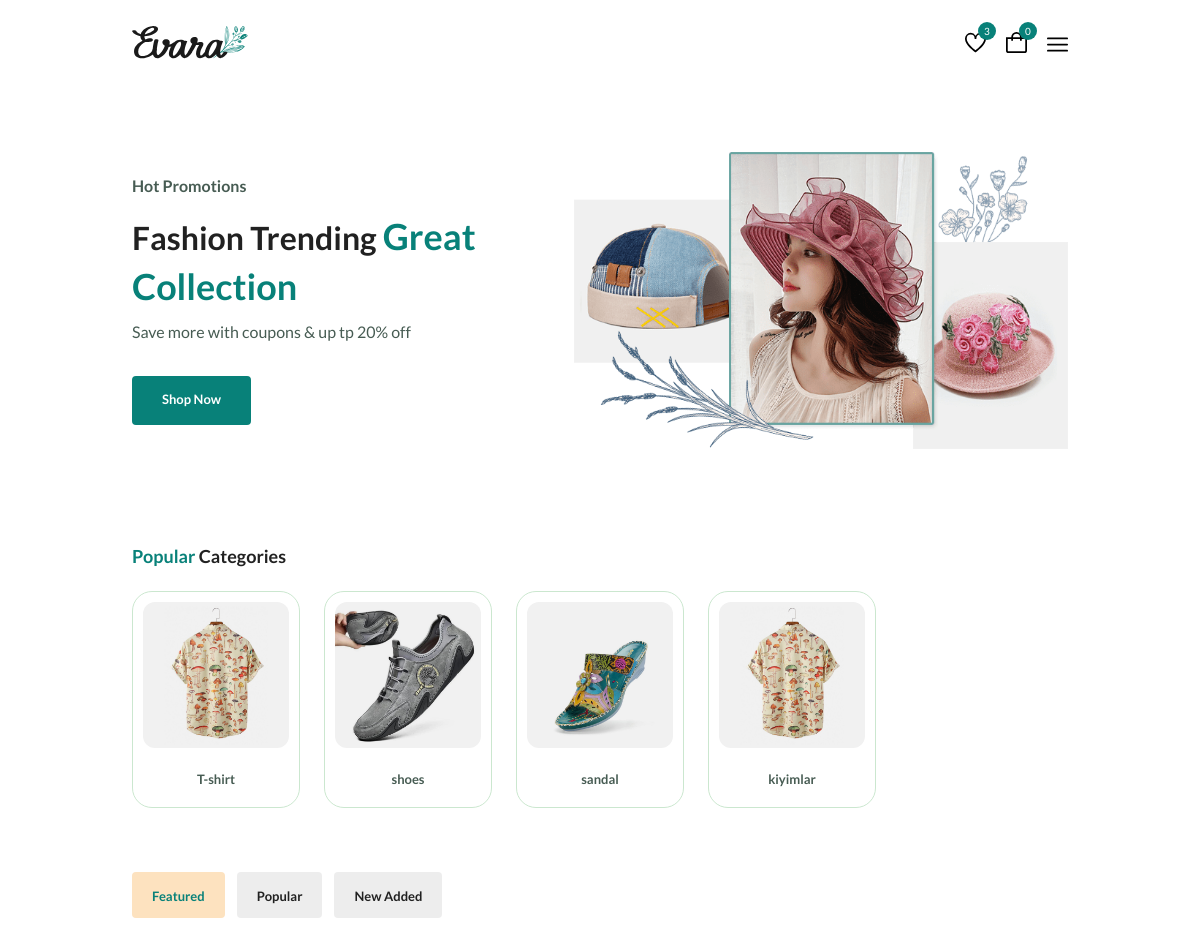
Before: / (upper part) with the older database file.
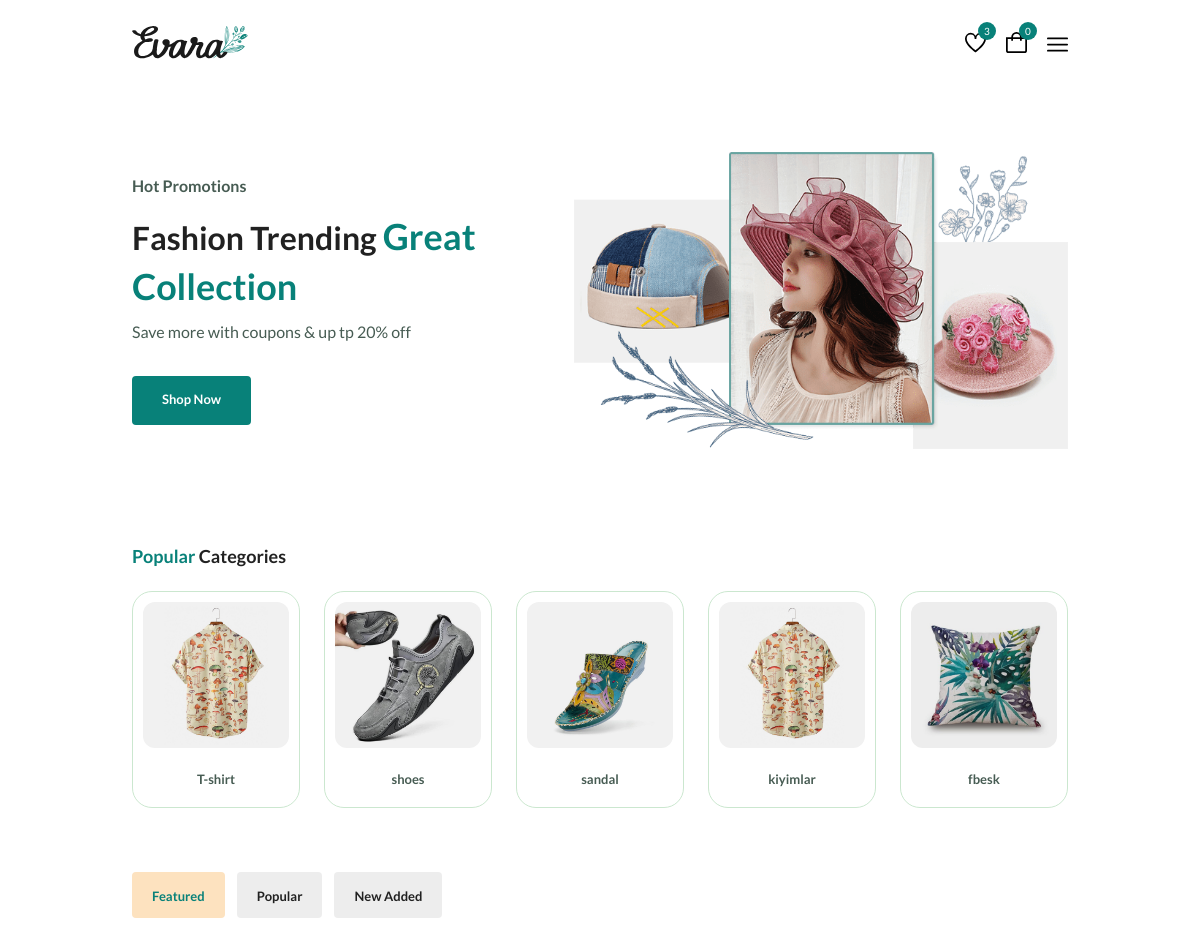
After: the same page with the newer database file.
### shop/models/products.py (models this page shows, shortened)
class Category(models.Model):
    name = models.CharField(max_length=100)
    image = models.ImageField(upload_to='category_images/', null=True, blank=True)

### shop/views/shop.py (the view)
# urls.py: path('', dashboard, name='dashboard'),
def dashboard(request):
    categories = Category.objects.all()
    cart = Cart(request)
    data = {
        'categories': categories,
        'cart_count': cart.get_count()
    }
    return render(request, 'shop/index.html', context=data)

### shop/views/cart.py (called while the page is built)
    def get_count(self):
        print(self.cart)
        return len(self.cart.keys())

### shop/templates/shop/index.html (shortened to what this page needs)
{% extends "base.html" %}
{% block main %}
    {% include "components/home.html" %}
    {% include "components/category.html" %}
    {% include "components/products.html" %}
{% endblock main %}

### templates/base.html (shortened to what this page needs)
{% load static %}
<!DOCTYPE html>
<html lang="en">
  <head>
    <link
      rel="stylesheet"
      href="https://cdn-uicons.flaticon.com/2.0.0/uicons-regular-straight/css/uicons-regular-straight.css"
    />
    <link
      rel="stylesheet"
      href="https://cdn.jsdelivr.net/npm/swiper@11/swiper-bundle.min.css"
    />
    <link rel="stylesheet" href="{% static 'assets/css/styles.css' %}" />
  </head>
  <body>
    <header class="header">
      <nav class="nav container">
        <a href="{% url 'dashboard' %}" class="nav__logo">
          <img
            class="nav__logo-img"
            src="{% static 'assets/img/logo.svg' %}"
            alt="website logo"
          />
        </a>
        <div class="header__user-actions">
          <a href="wishlist.html" class="header__action-btn" title="Wishlist">
            <img src="{% static 'assets/img/icon-heart.svg' %}" alt="" />
            <span class="count">3</span>
          </a>
          <a href="{% url 'cart_page' %}" class="header__action-btn" title="Cart">
            <img src="{% static 'assets/img/icon-cart.svg' %}" alt="" />
            <span class="count" id="cart_count">{{cart_count}}</span>
          </a>
          <div class="header__action-btn nav__toggle" id="nav-toggle">
            <img src="{% static './assets//img/menu-burger.svg' %}" alt="" />
          </div>
        </div>
      </nav>
    </header>
    <main class="main">{% block main %} {% endblock main %}</main>
  </body>
</html>

### templates/components/home.html
{% load static %}
<section class="home section--lg">
    <div class="home__container container grid">
        <div class="home__content">
            <span class="home__subtitle">Hot Promotions</span>
            <h1 class="home__title">
              Fashion Trending <span>Great Collection</span>
            </h1>
            <p class="home__description">
              Save more with coupons & up tp 20% off
            </p>
            <a href="shop.html" class="btn">Shop Now</a>
        </div>
        <img src="{% static 'assets/img/home-img.png' %}" class="home__img" alt="hats" />
    </div>
</section>

### templates/components/category.html (shortened to what this page needs)
{% load static %}
<section class="categories container section">
  <h3 class="section__title"><span>Popular</span> Categories</h3>
  <div class="categories__container swiper">
    <div class="swiper-wrapper">
      {% for category in categories %}
      <a href="{% url 'category_products' category.pk %}" class="category__item swiper-slide">
        <img src="{{category.image.url}}" alt="" class="category__img" />
        <h3 class="category__title">{{ category.name }}</h3>
      </a>
      {% endfor %}
    </div>
  </div>
</section>

### templates/components/products.html (shortened to what this page needs)
<section class="products container section">
  <div class="tab__btns">
    <span class="tab__btn active-tab" data-target="#featured">Featured</span>
    <span class="tab__btn" data-target="#popular">Popular</span>
    <span class="tab__btn" data-target="#new-added">New Added</span>
  </div>
</section>

Changed rows visible on the page:
added Category: image (picture), name "fbesk"
